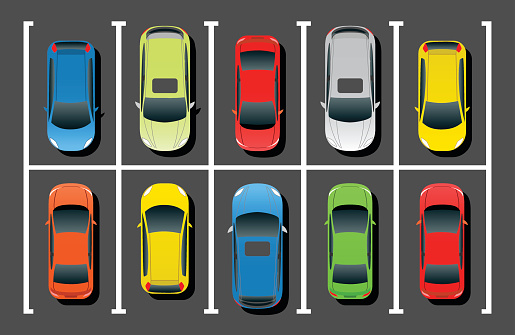
%> input picture Images/001.jpg, 515 x 335 px
$ octave Image1.m   (GNU Octave 9; MATLAB toolbox functions it lacks are replaced by stand-ins)
%> lines starting %> are read from the running program, lines starting %| are printed output that depends on the picture; in (x1, y1, x2, y2) boxes, pixels count from 0 and x2, y2 are one past the last pixel; in counts of white or black regions, pixels touching at a corner belong together; the program's own positions count from 1
%% Chargement de l'image
Img = imread('Images\001.jpg');
%> Img is the input picture: size 335x515x3 uint8; mean R, G, B 103.5, 100.6, 90.5
figure(1); imshow(Img, []); title('Image initiale');
figure(); histogram(Img);

% Seuillage de l'image
ImgBin = im2bw(Img, 91/255);
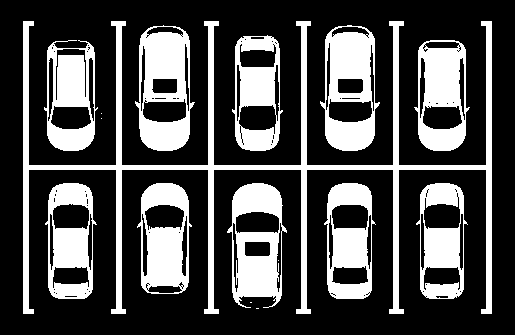
%> ImgBin: size 335x515 logical; 29.1% white; 16 white regions (5 under 20 px), largest, box (x1, y1, x2, y2) and area: (23, 21, 492, 314) 13173, (135, 25, 195, 151) 4450, (320, 25, 380, 151) 4390
ImgBin = bwareaopen(ImgBin, 60);
%Img = rgb2gray(Img);
%ImgThresh = adaptthresh(Img);
%ImgBin = imbinarize(Img, ImgThresh);
figure();
subplot(131); imshow(ImgBin, []); title('Image seuillée');
ImgOpen = bwareaopen(ImgBin, 20);
subplot(132); imshow(ImgOpen, []); title('Image seuillée sans petits trucs');
s = strel('rectangle', [12,10]);
ImgClose = imclose(ImgOpen, s);
%> ImgClose: size 335x515 logical; 32.4% white; 11 white regions, largest, box (x1, y1, x2, y2) and area: (23, 21, 492, 314) 13173, (135, 25, 195, 151) 4974, (320, 25, 380, 151) 4911
subplot(133); imshow(ImgClose, []); title('Image seuillée fermée');
ImgTrait = ImgClose;

%% Traitements
% Récupération de la largeur des objets
[fe, n] = bwlabel(ImgTrait);
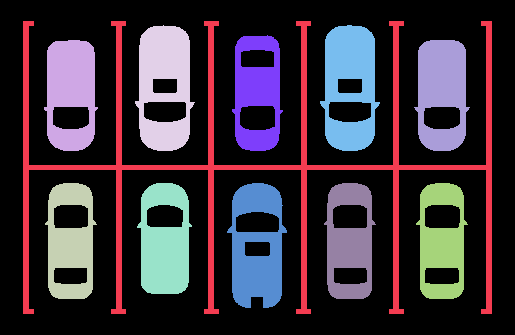
%> fe: size 335x515 double; 12 distinct labels, from 0 to 11; one colour per label, 0 black
%> n = 11
Largeur = regionprops(fe, 'MinorAxisLength');
%> Largeur = 11 items; first 5, MinorAxisLength: 321.3, 56.22, 54.7, 60.51, 56.33
Longueur = regionprops(fe, 'MajorAxisLength');
%> Longueur = 11 regions; first 5, MajorAxisLength: 614.6, 125.7, 132.8, 146.6, 126.3
a = [Largeur.MinorAxisLength];
%> a = [321.3 56.22 54.7 60.51 56.33 60.42 54.82 59.68 54.67 56.34 53.5]
% Récupération des objets avec une largeur inférieur à 100pix
idx = find(a<100);
%> idx = [2 3 4 5 6 7 8 9 10 11]
ImgF = ismember(fe, idx);
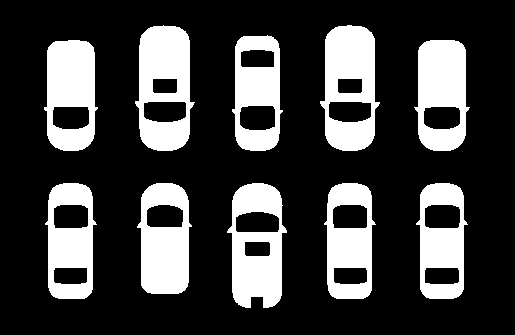
%> ImgF: size 335x515 logical; 24.7% white; 10 white regions
% Calcul et affichage des BoundingBox
Contours = regionprops(ImgF, 'BoundingBox');
%> Contours = 10 regions; largest, box (x1, y1, x2, y2): (135, 25, 195, 151), (320, 25, 380, 151), (227, 183, 287, 308), (414, 40, 470, 151), (137, 183, 192, 294)
figure(3); imshow(Img, []); title('Image avec BoundingBox');
figure(3);
for k = 1 : length(Contours)
    thisBB = Contours(k).BoundingBox;
    rectangle('Position',[thisBB(1),thisBB(2),thisBB(3),thisBB(4)],'EdgeColor','b','LineWidth',5 );
end
%> this loop made 10 passes
%> thisBB on passes 1 to 10: [44.5 40.5 54 111], [45.5 183.5 52 116], [135.5 25.5 60 126], [137.5 183.5 55 111], [227.5 183.5 60 125], [232.5 35.5 51 116], [320.5 25.5 60 126], [324.5 183.5 52 116], [414.5 40.5 56 111], [416.5 183.5 52 116]
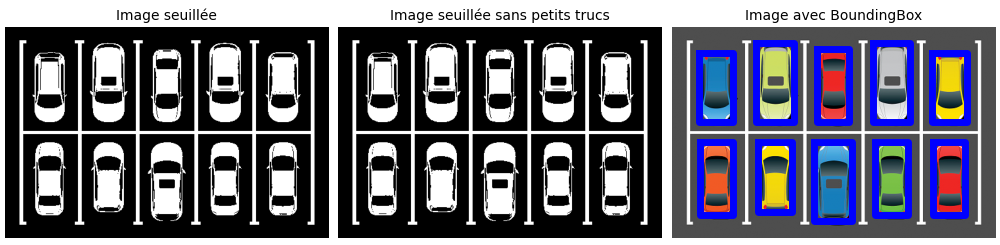
%> figure redrawn from the program's plot data, 3 panels
%% Test couleur
length(Contours)
%> ans = 10
figure(4);
for k = 1 : length(Contours)
    thisBB = Contours(k).BoundingBox;
    y = floor(thisBB(1)/1);
    x = floor(thisBB(2)/1);
    w = thisBB(3);
    h = thisBB(4);
    img_cut = Img(x:x+h,y:y+w);
    subplot(4,4,k); imshow(img_cut, []); title(sprintf('Image %.0f', k));
    histogram(img_cut); title(sprintf('histogram %.0f', k));
end
%> this loop made 10 passes
%> (thisBB, y, x, w, h) on passes 1 to 10: ([44.5 40.5 54 111], 44, 40, 54, 111), ([45.5 183.5 52 116], 45, 183, 52, 116), ([135.5 25.5 60 126], 135, 25, 60, 126), ([137.5 183.5 55 111], 137, 183, 55, 111), ([227.5 183.5 60 125], 227, 183, 60, 125), ([232.5 35.5 51 116], 232, 35, 51, 116), ([320.5 25.5 60 126], 320, 25, 60, 126), ([324.5 183.5 52 116], 324, 183, 52, 116), ([414.5 40.5 56 111], 414, 40, 56, 111), ([416.5 183.5 52 116], 416, 183, 52, 116)
%> pass 1, `img_cut = Img(x:x+h,y:y+w);`:
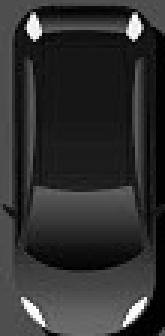
%> img_cut: size 112x55 uint8 (shown 3 times larger); min 0, max 255, mean 47.9
%> pass 2, `title(sprintf('Image %.0f', k))`:
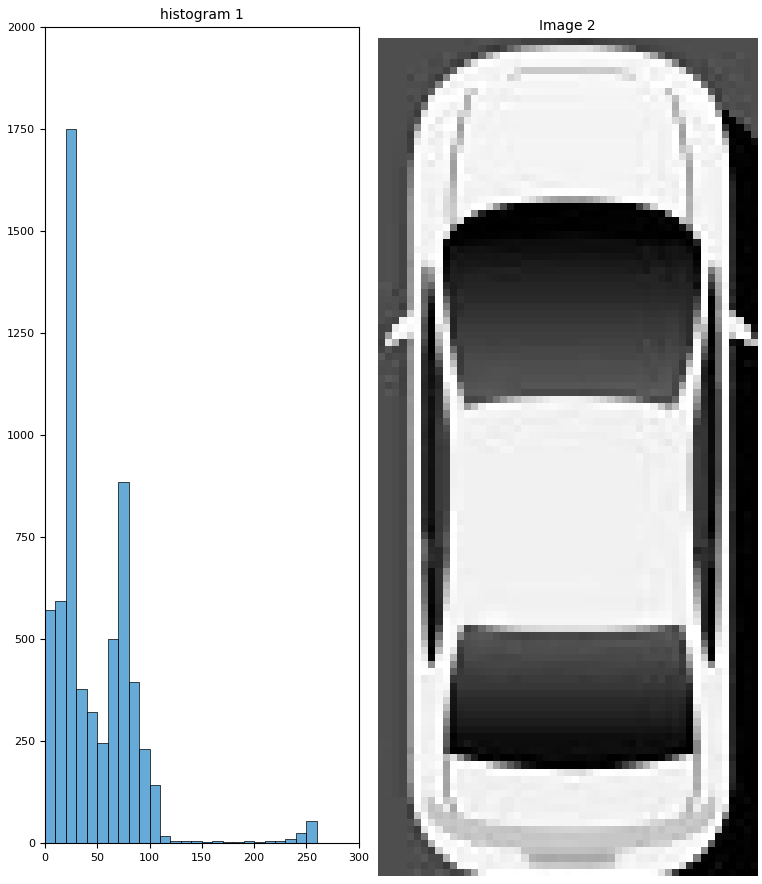
%> figure redrawn from the program's plot data, 2 panels
%> after the loop:
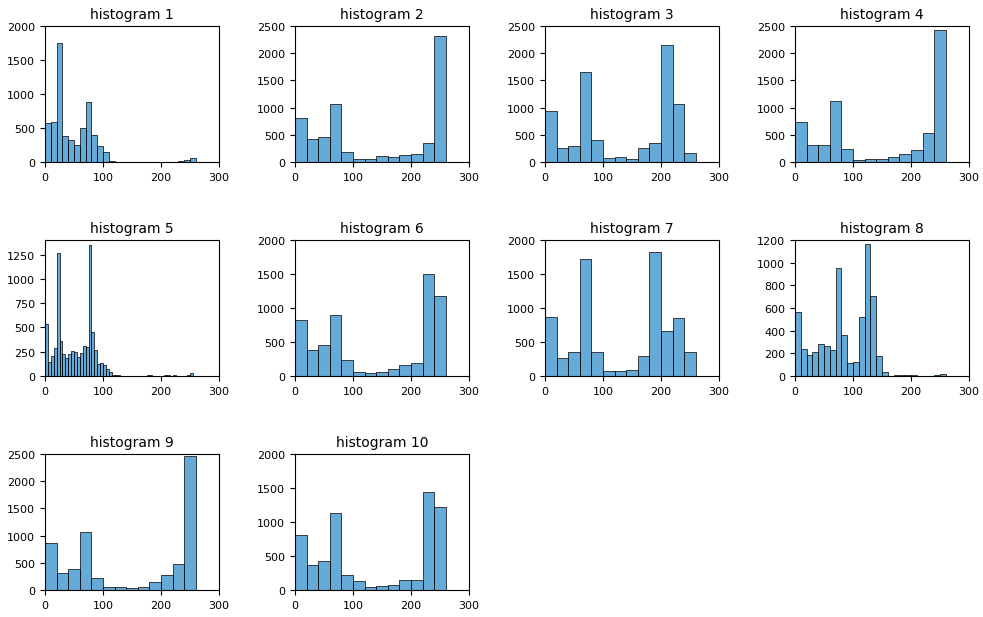
%> figure redrawn from the program's plot data, 10 panels; panel 1: tallest bar 1750 high, from x = 20 to 30; panel 2: tallest bar 2325 high, from x = 240 to 260; panel 3: tallest bar 2150 high, from x = 200 to 220; panel 4: tallest bar 2421 high, from x = 240 to 260
%% Affichage
figure(); imshow(Img, []); title(sprintf('Il y a %.0f voitures', length(Contours)));

$ run again, with Images/003.jpg copied over Images/001.jpg
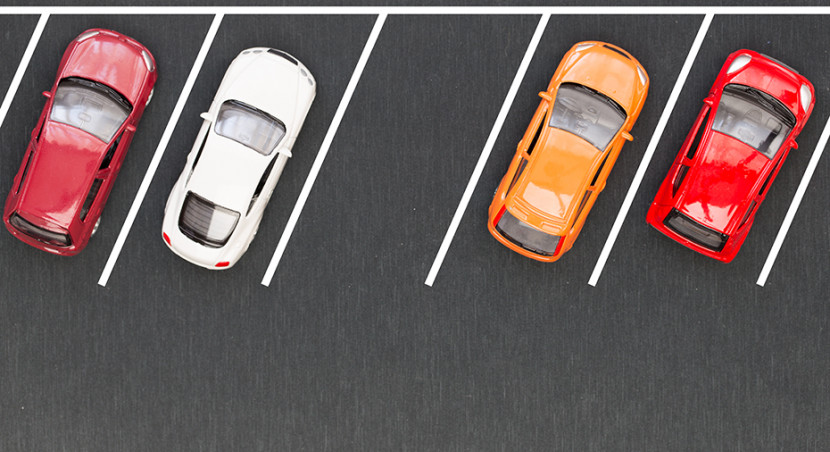
%> input picture Images/003.jpg, 830 x 452 px
%> Img is the input picture: size 452x830x3 uint8; mean R, G, B 109.3, 93.9, 92.6
%> ImgClose: size 452x830 logical; 24.4% white; 9 white regions, largest, box (x1, y1, x2, y2) and area: (488, 41, 649, 262) 20325, (161, 47, 316, 270) 20075, (0, 6, 830, 287) 18333
%> fe: size 452x830 double; 10 distinct labels, from 0 to 9
%> n = 9
%> Largeur = 9 items; first 5, MinorAxisLength: 355, 91.51, 5.48, 6.78, 103.5
%> Longueur = 9 regions; first 5, MajorAxisLength: 884.6, 236.5, 24.31, 16.09, 252.1
%> a = [355 91.51 5.48 6.78 103.5 5.72 105.3 97.09 9.67]
%> idx = [2 3 4 6 8 9]
%> ImgF: size 452x830 logical; 8.7% white; 6 white regions
%> Contours = 6 regions; box (x1, y1, x2, y2): (14, 29, 155, 241), (16, 429, 23, 452), (61, 438, 70, 452), (324, 425, 331, 452), (664, 53, 815, 253), (756, 116, 830, 287)
%> the loop `for k = 1 : length(Contours)` made 6 passes
%> thisBB on passes 1 to 6: [14.5 29.5 141 212], [16.5 429.5 7 23], [61.5 438.5 9 14], [324.5 425.5 7 27], [664.5 53.5 151 200], [756.5 116.5 74 171]
%> after the loop `for k = 1 : length(Contours)`:
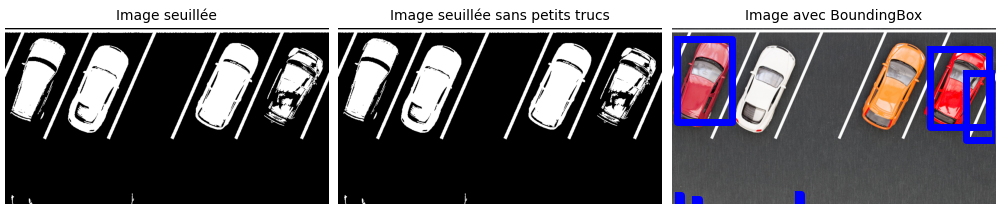
%> figure redrawn from the program's plot data, 3 panels
%> ans = 6
%> the loop `for k = 1 : length(Contours)` made 6 passes
%> (thisBB, y, x, w, h) on passes 1 to 6: ([14.5 29.5 141 212], 14, 29, 141, 212), ([16.5 429.5 7 23], 16, 429, 7, 23), ([61.5 438.5 9 14], 61, 438, 9, 14), ([324.5 425.5 7 27], 324, 425, 7, 27), ([664.5 53.5 151 200], 664, 53, 151, 200), ([756.5 116.5 74 171], 756, 116, 74, 171)
%> pass 2, `title(sprintf('Image %.0f', k))`:
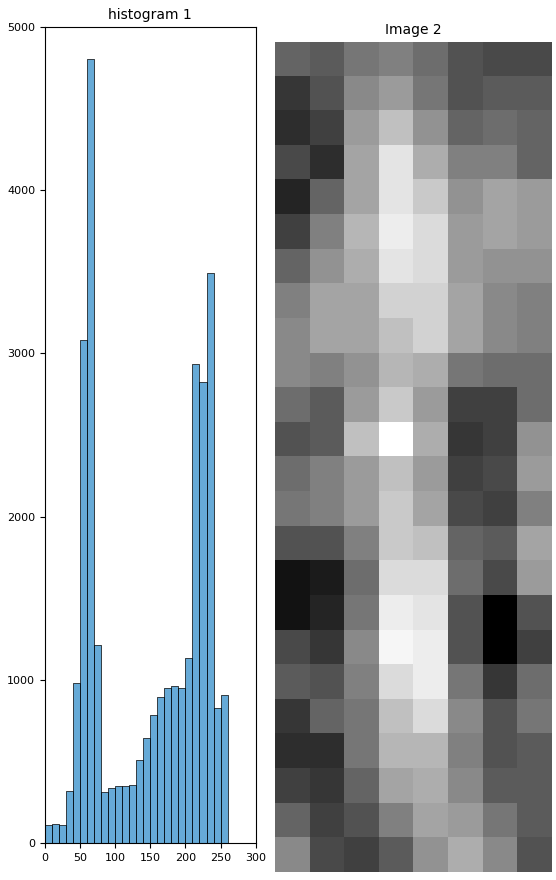
%> figure redrawn from the program's plot data, 2 panels
